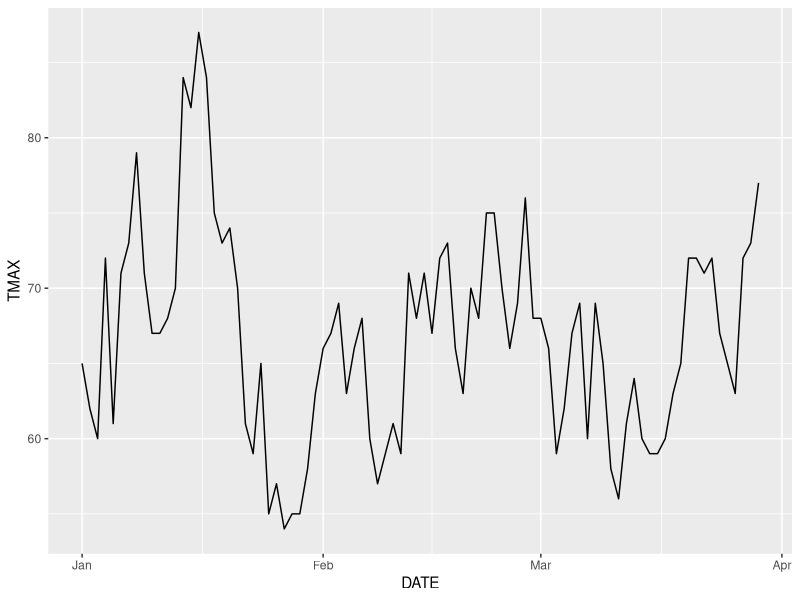
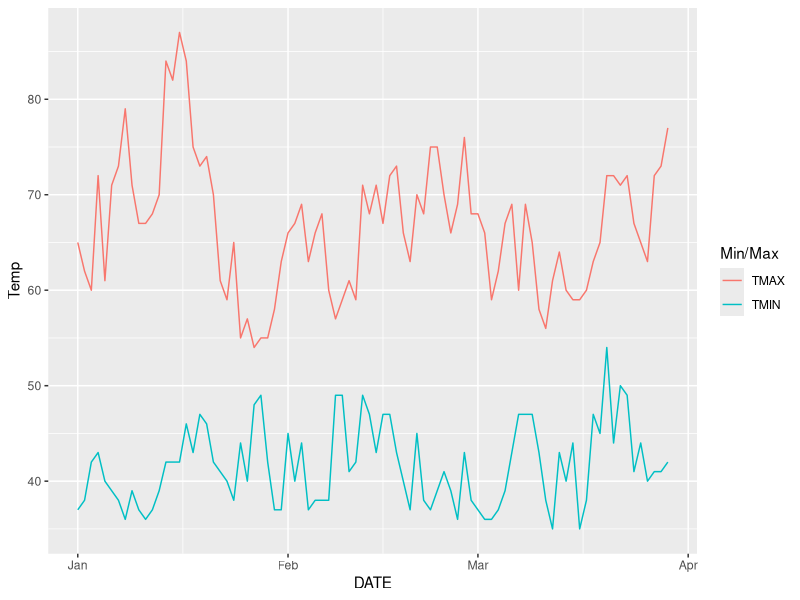
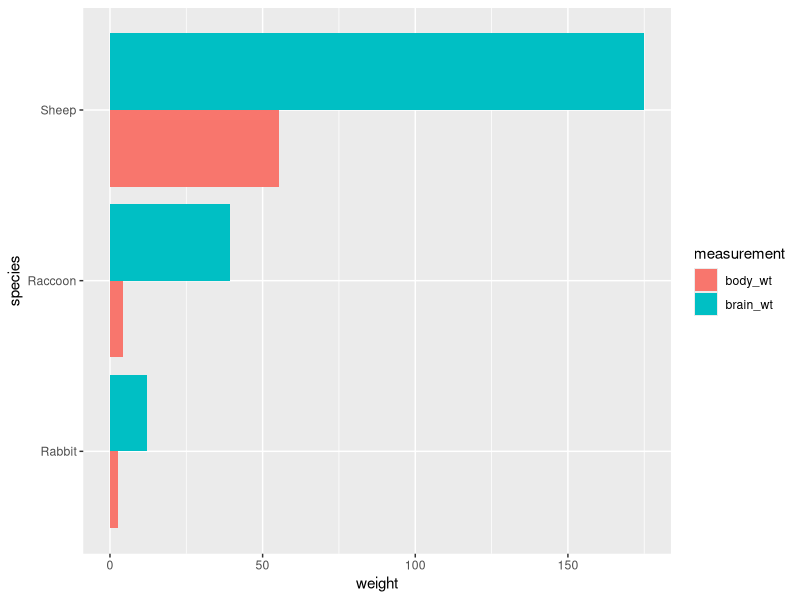

The R script that drew these images, in order:
## ---- chunk 1
library(tidyverse)
## ---- chunk 2
mammal_data <- read_csv("data/allison1976.csv")
mammal_data
## ---- chunk 3
## Piping approach
mammal_data |> 
  filter(startsWith(species, "African")) |> 
  select(species, body_wt, brain_wt)
## ---- chunk 4
## same as
filtered_data <- filter(.data=mammal_data, 
                        startsWith(species, "African"))
select(filtered_data, species, body_wt, brain_wt)
## ---- chunk 5
## Same as...
mammal_data[startsWith(mammal_data$species, "African"), c("species", "body_wt", "brain_wt")]
## ---- chunk 6
# import brain and body weights
mammal1 <- read_csv('data/allison1976.csv') |> select(1:3)
mammal1
## ---- chunk 7
mammal2 <- mammal1 |> 
  pivot_longer(cols = contains("wt"), names_to = "measurement", values_to="weight")
head(mammal2, n=5)
## ---- chunk 8
mammal3 <- mammal2 |> 
  pivot_wider(names_from = species, values_from = weight)
mammal3
## ---- chunk 9
gdp1 <- read_csv('data/annual_growth.csv')
head(gdp1)
## ---- chunk 10
gdp2 <- gdp1 |> pivot_longer(cols=-c(1,2), names_to="year", values_to="GDP") |> 
  arrange(year, `Country Name`)
head(gdp2, n=5)
## ---- chunk 11
weather1 <- read_csv('data/sb_weather.csv')
# convert to date format specifying month/day/year format
weather1
weather1 <- weather1 |> mutate(DATE = mdy(DATE)) ## from the lubridate package
weather1
## ---- chunk 12
weather2 <- weather1 %>% mutate(DAY = day(DATE), 
                                MONTH=month(DATE), 
                                YEAR=year(DATE)) 
weather2 |> select(DAY, MONTH, YEAR, TMAX, TMIN)
## ---- chunk 13
weather3 <- weather2 |> select(-DATE) |> 
  pivot_longer(names_to="Type", values_to="Temp", cols=c("TMAX", "TMIN")) |> 
  pivot_wider(names_from=DAY, values_from=Temp)
weather3
## ---- chunk 14
undev1 <- read_csv('data/hdi3.csv', na = '..') |> select(-hdi_rank)

undev2 <- read_csv('data/hdi2.csv', na = '..') |> 
    select(-one_of(c('hdi_rank', 'maternal_mortality')))
## ---- chunk 15
head(undev1, n=3)
## ---- chunk 16
head(undev2, n=3)
## ---- chunk 17
undev_combined1 <- inner_join(undev1, undev2, by = 'country')
undev_combined1
## ---- chunk 18
glimpse(undev_combined1)
## ---- chunk 19
undev_combined2 <- undev_combined1 |> 
    pivot_longer(
        cols = contains("gender") | contains("women") | contains("men"),
        names_to = "gender_variable",
        values_to = "gender_value"
    ) |> 
    pivot_longer(
        cols = contains("pop"),
        names_to = "population_variable",
        values_to = "population_value"
    )
undev_combined2
## ---- chunk 20
# third record
gdp2[3,]
## ---- chunk 21
# first record
weather1[1, ]
## ---- chunk 22
head(gdp1, n=3)
## ---- chunk 23
head(gdp2, n=4)
## ---- chunk 24
#| slideshow: {slide_type: fragment}
#| tags: []
head(weather2, n=4)
## ---- chunk 25
#| slideshow: {slide_type: fragment}
#| tags: []
head(undev1, n=3)
## ---- chunk 26
#| slideshow: {slide_type: fragment}
#| tags: []
head(undev2, n=3)
## ---- chunk 27
head(gdp1, n=3)
## ---- chunk 28
gdp1 |> pivot_longer(cols=3:61,
                     names_to="Year",
                     values_to="GDP") |> 
  arrange(Year, `Country Name`) # sort by year first then country
## ---- chunk 29
head(mammal2, n=3)
## ---- chunk 30
mammal2 |> pivot_wider(
    names_from = 'measurement', # which variable(s) do you want to send to new column names?
    values_from = 'weight' # which variable(s) do you want to use to populate the new columns?
) 
## ---- chunk 31
weather3
## ---- chunk 32
## First move date columns into a variable
weather3_long <- weather3 |> 
  pivot_longer(cols = 6:36,
    names_to = 'day',
    values_to = 'temp'
  )
weather3_long
## ---- chunk 33
## First move date columns into a variable
weather3_tidy <- weather3_long |> 
  pivot_wider(names_from = Type, values_from = temp)
weather3_tidy
## ---- chunk 34
## First move date columns into a variable
weather3 |> 
  pivot_longer(cols = 6:36,
               names_to = 'day',
               values_to = 'temp'
               ) |> 
  pivot_wider(names_from = Type, 
              values_from = temp)
## ---- chunk 35
inner_join(undev1, undev2, by = 'country')
## ---- chunk 36
#| output-location: fragment

weather1 |> ggplot(aes(x=DATE, y=TMAX)) + 
  geom_line()

## ---- chunk 37
#| output-location: fragment

weather4 <- weather1 |> 
  pivot_longer(cols = c("TMIN", "TMAX"),
               values_to="Temp", 
               names_to="Min/Max")

weather4 |> ggplot(aes(x=DATE, y=Temp, col=`Min/Max`)) + 
  geom_line()
## ---- chunk 38
#| output-location: fragment

mammal2 |> filter(species %in% c("Rabbit", "Raccoon", "Sheep")) |> 
  ggplot() + 
  geom_col(aes(y=weight, x=species, fill=measurement), 
           position="dodge") + 
  coord_flip()
